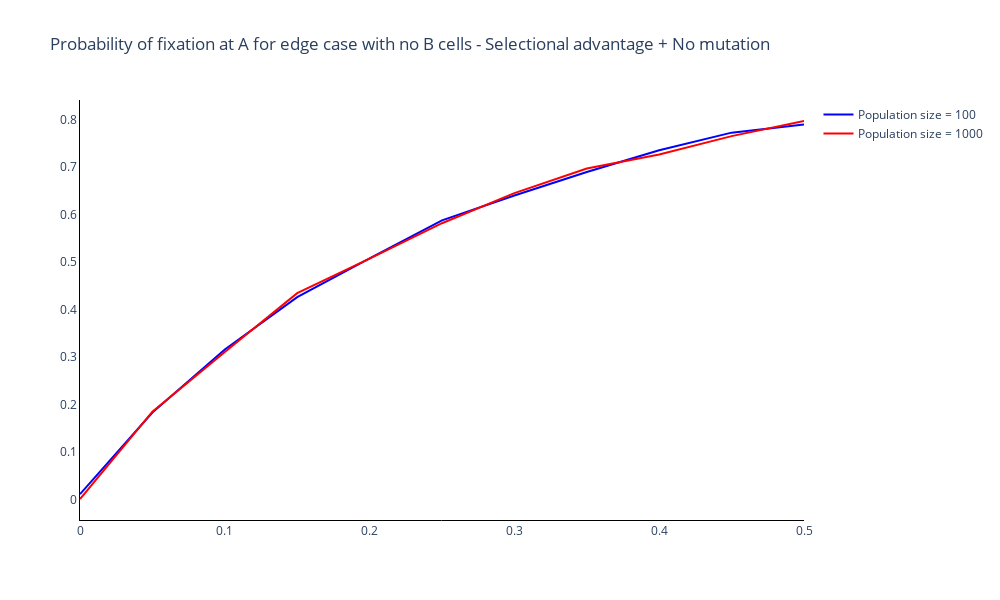

The cell this chart's notebook holds for it:
### Markdown cell above
### Plot probability of fixation of A

### Code cell
fig = go.Figure()

# Add traces of the transition probabilities
for n, _ in enumerate(small_N):
    fig.add_trace(
        go.Scatter(
            y = prob_fix[:, n],
            x = choices_s,
            mode = 'lines',
            name = trace_name[n],
            line_color = colours[n]
        )
    )

fig.update_layout(
    title='Probability of fixation at A for edge case with no B cells - Selectional advantage + No mutation',
    width=1000, 
    height=600,
    plot_bgcolor='white',
    xaxis=dict(linecolor='black'),
    yaxis=dict(linecolor='black'),
    )

### Figure 1 — Plotly figure (JSON) as saved in the notebook; plotly's stock layout.template omitted (floating-point values rounded to 4 significant figures)
{"data": [{"line": {"color": "blue"}, "mode": "lines", "name": "Population size = 100", "type": "scatter", "x": [0, 0.05, 0.1, 0.15, 0.2, 0.25, 0.3, 0.35, 0.4, 0.45, 0.5], "y": [0.0111, 0.183, 0.3157, 0.4259, 0.5074, 0.5877, 0.64, 0.6894, 0.7351, 0.7723, 0.7896]}, {"line": {"color": "red"}, "mode": "lines", "name": "Population size = 1000", "type": "scatter", "x": [0, 0.05, 0.1, 0.15, 0.2, 0.25, 0.3, 0.35, 0.4, 0.45, 0.5], "y": [0.0009, 0.1849, 0.3105, 0.4344, 0.507, 0.5816, 0.6449, 0.6969, 0.7263, 0.765, 0.7968]}], "layout": {"height": 600, "plot_bgcolor": "white", "title": {"text": "Probability of fixation at A for edge case with no B cells - Selectional advantage + No mutation"}, "width": 1000, "xaxis": {"linecolor": "black"}, "yaxis": {"linecolor": "black"}}}
